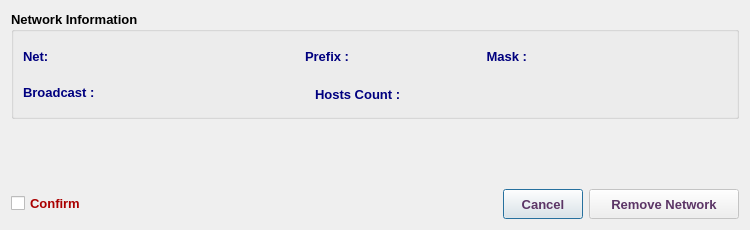
<?xml version="1.0" encoding="UTF-8"?>
<ui version="4.0">
 <class>RemoveNetV4Dialog</class>
 <widget class="QDialog" name="RemoveNetV4Dialog">
  <property name="geometry">
   <rect>
    <x>0</x>
    <y>0</y>
    <width>750</width>
    <height>230</height>
   </rect>
  </property>
  <property name="sizePolicy">
   <sizepolicy hsizetype="Fixed" vsizetype="Fixed">
    <horstretch>0</horstretch>
    <verstretch>0</verstretch>
   </sizepolicy>
  </property>
  <property name="minimumSize">
   <size>
    <width>750</width>
    <height>230</height>
   </size>
  </property>
  <property name="maximumSize">
   <size>
    <width>751</width>
    <height>231</height>
   </size>
  </property>
  <property name="font">
   <font>
    <family>Tahoma</family>
    <pointsize>10</pointsize>
   </font>
  </property>
  <property name="windowTitle">
   <string>Remove Network</string>
  </property>
  <property name="windowIcon">
   <iconset resource="../../../../../image.qrc">
    <normaloff>:/Image/remove.png</normaloff>:/Image/remove.png</iconset>
  </property>
  <layout class="QVBoxLayout" name="verticalLayout_4">
   <item>
    <widget class="QGroupBox" name="ipGB">
     <property name="font">
      <font>
       <family>Tahoma</family>
       <pointsize>10</pointsize>
       <weight>75</weight>
       <bold>true</bold>
      </font>
     </property>
     <property name="title">
      <string>Network Information</string>
     </property>
     <layout class="QVBoxLayout" name="verticalLayout_3">
      <item>
       <layout class="QHBoxLayout" name="horizontalLayout_13">
        <item>
         <widget class="QLabel" name="label_7">
          <property name="minimumSize">
           <size>
            <width>90</width>
            <height>30</height>
           </size>
          </property>
          <property name="maximumSize">
           <size>
            <width>90</width>
            <height>30</height>
           </size>
          </property>
          <property name="font">
           <font>
            <family>Tahoma</family>
            <pointsize>10</pointsize>
            <weight>75</weight>
            <bold>true</bold>
           </font>
          </property>
          <property name="styleSheet">
           <string notr="true">color: rgb(0, 0, 127);</string>
          </property>
          <property name="text">
           <string>Net:</string>
          </property>
         </widget>
        </item>
        <item>
         <widget class="QLabel" name="netLbl">
          <property name="minimumSize">
           <size>
            <width>180</width>
            <height>30</height>
           </size>
          </property>
          <property name="maximumSize">
           <size>
            <width>600</width>
            <height>30</height>
           </size>
          </property>
          <property name="font">
           <font>
            <family>Tahoma</family>
            <pointsize>10</pointsize>
            <weight>75</weight>
            <bold>true</bold>
           </font>
          </property>
          <property name="styleSheet">
           <string notr="true">color: rgb(85, 0, 127);</string>
          </property>
          <property name="text">
           <string/>
          </property>
         </widget>
        </item>
        <item>
         <widget class="QLabel" name="label_10">
          <property name="minimumSize">
           <size>
            <width>80</width>
            <height>30</height>
           </size>
          </property>
          <property name="maximumSize">
           <size>
            <width>80</width>
            <height>30</height>
           </size>
          </property>
          <property name="font">
           <font>
            <family>Tahoma</family>
            <pointsize>10</pointsize>
            <weight>75</weight>
            <bold>true</bold>
           </font>
          </property>
          <property name="styleSheet">
           <string notr="true">color: rgb(0, 0, 127);</string>
          </property>
          <property name="text">
           <string>Prefix :</string>
          </property>
          <property name="alignment">
           <set>Qt::AlignLeading|Qt::AlignLeft|Qt::AlignVCenter</set>
          </property>
         </widget>
        </item>
        <item>
         <widget class="QLabel" name="prefixLbl">
          <property name="minimumSize">
           <size>
            <width>50</width>
            <height>30</height>
           </size>
          </property>
          <property name="maximumSize">
           <size>
            <width>50</width>
            <height>30</height>
           </size>
          </property>
          <property name="font">
           <font>
            <family>Tahoma</family>
            <pointsize>10</pointsize>
            <weight>75</weight>
            <bold>true</bold>
           </font>
          </property>
          <property name="styleSheet">
           <string notr="true">color: rgb(85, 0, 127);</string>
          </property>
          <property name="text">
           <string/>
          </property>
          <property name="wordWrap">
           <bool>true</bool>
          </property>
         </widget>
        </item>
        <item>
         <widget class="QLabel" name="label_9">
          <property name="minimumSize">
           <size>
            <width>80</width>
            <height>30</height>
           </size>
          </property>
          <property name="maximumSize">
           <size>
            <width>80</width>
            <height>30</height>
           </size>
          </property>
          <property name="font">
           <font>
            <family>Tahoma</family>
            <pointsize>10</pointsize>
            <weight>75</weight>
            <bold>true</bold>
           </font>
          </property>
          <property name="styleSheet">
           <string notr="true">color: rgb(0, 0, 127);</string>
          </property>
          <property name="text">
           <string>Mask :</string>
          </property>
          <property name="alignment">
           <set>Qt::AlignRight|Qt::AlignTrailing|Qt::AlignVCenter</set>
          </property>
         </widget>
        </item>
        <item>
         <widget class="QLabel" name="maskLbl">
          <property name="minimumSize">
           <size>
            <width>180</width>
            <height>30</height>
           </size>
          </property>
          <property name="maximumSize">
           <size>
            <width>600</width>
            <height>30</height>
           </size>
          </property>
          <property name="font">
           <font>
            <family>Tahoma</family>
            <pointsize>10</pointsize>
            <weight>75</weight>
            <bold>true</bold>
           </font>
          </property>
          <property name="styleSheet">
           <string notr="true">color: rgb(85, 0, 127);</string>
          </property>
          <property name="text">
           <string/>
          </property>
          <property name="wordWrap">
           <bool>true</bool>
          </property>
         </widget>
        </item>
        <item>
         <spacer name="horizontalSpacer_3">
          <property name="orientation">
           <enum>Qt::Horizontal</enum>
          </property>
          <property name="sizeHint" stdset="0">
           <size>
            <width>40</width>
            <height>20</height>
           </size>
          </property>
         </spacer>
        </item>
       </layout>
      </item>
      <item>
       <layout class="QHBoxLayout" name="horizontalLayout_12">
        <item>
         <widget class="QLabel" name="label_11">
          <property name="minimumSize">
           <size>
            <width>100</width>
            <height>30</height>
           </size>
          </property>
          <property name="maximumSize">
           <size>
            <width>100</width>
            <height>30</height>
           </size>
          </property>
          <property name="font">
           <font>
            <family>Tahoma</family>
            <pointsize>10</pointsize>
            <weight>75</weight>
            <bold>true</bold>
           </font>
          </property>
          <property name="styleSheet">
           <string notr="true">color: rgb(0, 0, 127);</string>
          </property>
          <property name="text">
           <string>Broadcast :</string>
          </property>
         </widget>
        </item>
        <item>
         <widget class="QLabel" name="bcLbl">
          <property name="minimumSize">
           <size>
            <width>180</width>
            <height>30</height>
           </size>
          </property>
          <property name="maximumSize">
           <size>
            <width>600</width>
            <height>30</height>
           </size>
          </property>
          <property name="font">
           <font>
            <family>Tahoma</family>
            <pointsize>10</pointsize>
            <weight>75</weight>
            <bold>true</bold>
           </font>
          </property>
          <property name="styleSheet">
           <string notr="true">color: rgb(85, 0, 127);</string>
          </property>
          <property name="text">
           <string/>
          </property>
          <property name="wordWrap">
           <bool>true</bool>
          </property>
         </widget>
        </item>
        <item>
         <widget class="QLabel" name="label_12">
          <property name="minimumSize">
           <size>
            <width>130</width>
            <height>30</height>
           </size>
          </property>
          <property name="maximumSize">
           <size>
            <width>130</width>
            <height>25</height>
           </size>
          </property>
          <property name="font">
           <font>
            <family>Tahoma</family>
            <pointsize>10</pointsize>
            <weight>75</weight>
            <bold>true</bold>
           </font>
          </property>
          <property name="styleSheet">
           <string notr="true">color: rgb(0, 0, 127);</string>
          </property>
          <property name="text">
           <string>Hosts Count :</string>
          </property>
          <property name="alignment">
           <set>Qt::AlignLeading|Qt::AlignLeft|Qt::AlignVCenter</set>
          </property>
         </widget>
        </item>
        <item>
         <widget class="QLabel" name="hostLbl">
          <property name="minimumSize">
           <size>
            <width>150</width>
            <height>30</height>
           </size>
          </property>
          <property name="maximumSize">
           <size>
            <width>150</width>
            <height>25</height>
           </size>
          </property>
          <property name="font">
           <font>
            <family>Tahoma</family>
            <pointsize>10</pointsize>
            <weight>75</weight>
            <bold>true</bold>
           </font>
          </property>
          <property name="styleSheet">
           <string notr="true">color: rgb(85, 0, 127);</string>
          </property>
          <property name="text">
           <string/>
          </property>
          <property name="wordWrap">
           <bool>true</bool>
          </property>
         </widget>
        </item>
        <item>
         <spacer name="horizontalSpacer_2">
          <property name="orientation">
           <enum>Qt::Horizontal</enum>
          </property>
          <property name="sizeHint" stdset="0">
           <size>
            <width>40</width>
            <height>20</height>
           </size>
          </property>
         </spacer>
        </item>
       </layout>
      </item>
     </layout>
    </widget>
   </item>
   <item>
    <widget class="QLabel" name="infoLbl">
     <property name="minimumSize">
      <size>
       <width>300</width>
       <height>30</height>
      </size>
     </property>
     <property name="maximumSize">
      <size>
       <width>16777215</width>
       <height>30</height>
      </size>
     </property>
     <property name="font">
      <font>
       <family>Tahoma</family>
       <pointsize>10</pointsize>
       <weight>75</weight>
       <bold>true</bold>
      </font>
     </property>
     <property name="styleSheet">
      <string notr="true">color: rgb(170, 0, 0);</string>
     </property>
     <property name="text">
      <string/>
     </property>
    </widget>
   </item>
   <item>
    <spacer name="verticalSpacer">
     <property name="font">
      <font>
       <family>Tahoma</family>
       <pointsize>10</pointsize>
      </font>
     </property>
     <property name="orientation">
      <enum>Qt::Vertical</enum>
     </property>
     <property name="sizeHint" stdset="0">
      <size>
       <width>20</width>
       <height>243</height>
      </size>
     </property>
    </spacer>
   </item>
   <item>
    <layout class="QHBoxLayout" name="horizontalLayout">
     <item>
      <widget class="QCheckBox" name="checkBox">
       <property name="font">
        <font>
         <family>Tahoma</family>
         <pointsize>10</pointsize>
         <weight>75</weight>
         <bold>true</bold>
        </font>
       </property>
       <property name="styleSheet">
        <string notr="true">color: rgb(170, 0, 0);</string>
       </property>
       <property name="text">
        <string>Confirm </string>
       </property>
      </widget>
     </item>
     <item>
      <spacer name="horizontalSpacer">
       <property name="font">
        <font>
         <family>Tahoma</family>
         <pointsize>10</pointsize>
        </font>
       </property>
       <property name="orientation">
        <enum>Qt::Horizontal</enum>
       </property>
       <property name="sizeHint" stdset="0">
        <size>
         <width>40</width>
         <height>20</height>
        </size>
       </property>
      </spacer>
     </item>
     <item>
      <widget class="QPushButton" name="cancelBtn">
       <property name="sizePolicy">
        <sizepolicy hsizetype="Preferred" vsizetype="Preferred">
         <horstretch>0</horstretch>
         <verstretch>0</verstretch>
        </sizepolicy>
       </property>
       <property name="minimumSize">
        <size>
         <width>80</width>
         <height>30</height>
        </size>
       </property>
       <property name="maximumSize">
        <size>
         <width>120</width>
         <height>30</height>
        </size>
       </property>
       <property name="font">
        <font>
         <family>Tahoma</family>
         <pointsize>10</pointsize>
         <weight>75</weight>
         <bold>true</bold>
        </font>
       </property>
       <property name="styleSheet">
        <string notr="true">color: rgb(92, 53, 102);</string>
       </property>
       <property name="text">
        <string>Cancel</string>
       </property>
      </widget>
     </item>
     <item>
      <widget class="QPushButton" name="okBtn">
       <property name="enabled">
        <bool>false</bool>
       </property>
       <property name="sizePolicy">
        <sizepolicy hsizetype="Preferred" vsizetype="Preferred">
         <horstretch>0</horstretch>
         <verstretch>0</verstretch>
        </sizepolicy>
       </property>
       <property name="minimumSize">
        <size>
         <width>150</width>
         <height>30</height>
        </size>
       </property>
       <property name="maximumSize">
        <size>
         <width>250</width>
         <height>30</height>
        </size>
       </property>
       <property name="font">
        <font>
         <family>Tahoma</family>
         <pointsize>10</pointsize>
         <weight>75</weight>
         <bold>true</bold>
        </font>
       </property>
       <property name="styleSheet">
        <string notr="true">color: rgb(92, 53, 102);</string>
       </property>
       <property name="text">
        <string>Remove Network</string>
       </property>
       <property name="icon">
        <iconset resource="../../../../../image.qrc">
         <normaloff>:/Image/remove.png</normaloff>:/Image/remove.png</iconset>
       </property>
       <property name="iconSize">
        <size>
         <width>20</width>
         <height>20</height>
        </size>
       </property>
      </widget>
     </item>
    </layout>
   </item>
  </layout>
 </widget>
 <tabstops>
  <tabstop>checkBox</tabstop>
  <tabstop>okBtn</tabstop>
  <tabstop>cancelBtn</tabstop>
 </tabstops>
 <resources>
  <include location="../../../../../image.qrc"/>
 </resources>
 <connections/>
</ui>
